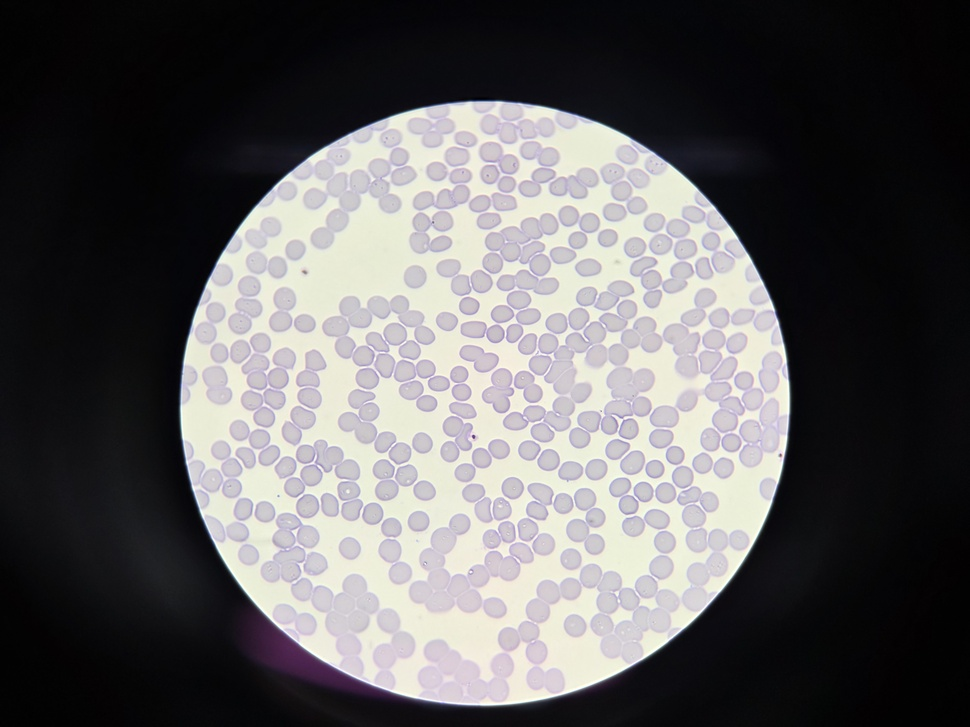
#> input picture Cell-Counting/Contour_method/sample_2.jpg, 970 x 727 px, shrunk from 4000 x 3000 before the run, found by its file name
$ python '개수세기_통합(kmeans-watershed)_hmap.py'
#> lines starting #> are read from the running program, lines starting #| are printed output that depends on the picture; after the words box and inside, x2 and y2 are one past the last pixel; in counts of white or black regions, pixels touching at a corner belong together
import cv2
import numpy as np
import matplotlib.pyplot as plt

# ===============================
# 0. 이미지 로드
# ===============================
img = cv2.imread("Cell-Counting\Contour_method\sample_2.jpg")
#> img is the input picture: shape (727, 970, 3); mean B, G, R 94.5, 93.7, 95.4
assert img is not None, "이미지를 불러올 수 없습니다."

orig = img.copy()

# ===============================
# 1. Grayscale
# ===============================
gray = cv2.cvtColor(img, cv2.COLOR_BGR2GRAY)

# ===============================
# 2. K-means (배경 / RBC 분리)
# ===============================
Z = gray.reshape((-1, 1)).astype(np.float32)

K = 2
criteria = (cv2.TERM_CRITERIA_EPS + cv2.TERM_CRITERIA_MAX_ITER, 10, 1.0)

_, labels, centers = cv2.kmeans(
    Z, K, None, criteria, 10, cv2.KMEANS_RANDOM_CENTERS
)
#> centers = [9.3, 216.5]

segmented = centers[labels.flatten()].reshape(gray.shape)
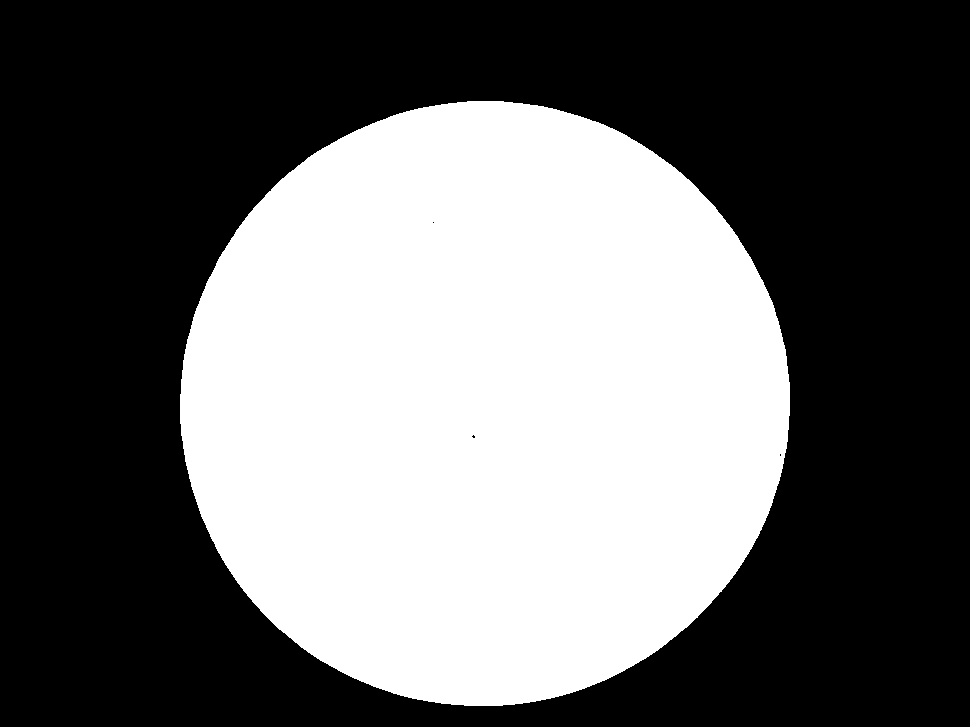
#> segmented: shape (727, 970) float32; values 9.3 (black) and 216.5 (white), 41% white; 1 white region, box (x1, y1, x2, y2) and area: (180, 101, 790, 706) 289128
segmented = segmented.astype(np.uint8)

# ===============================
# 3. Binary mask (적혈구 = 흰색)
# ===============================
_, binary = cv2.threshold(
    segmented, 0, 255, cv2.THRESH_BINARY_INV + cv2.THRESH_OTSU
)

# ===============================
# 3-1. Hole filling (적혈구 내부 구멍 제거 준비)
# ===============================
h, w = binary.shape
#> h = 727; w = 970
mask = np.zeros((h + 2, w + 2), np.uint8)

binary_filled = binary.copy()
mask = np.zeros((h + 2, w + 2), np.uint8)

# ===============================
# 4. Morphology + Contour 정제
# ===============================
kernel = np.ones((3, 3), np.uint8)
opening = cv2.morphologyEx(binary, cv2.MORPH_OPEN, kernel, iterations=2)
#> opening: shape (727, 970); 59% white; 1 black region, box (x1, y1, x2, y2) and area: (180, 101, 790, 706) 289137

binary_final = np.zeros_like(opening)
cnts, _ = cv2.findContours(opening, cv2.RETR_EXTERNAL, cv2.CHAIN_APPROX_SIMPLE)
#> cnts = [[[0, 0], [0, 726], [969, 726], [969, 0]]]
for cnt in cnts:
    if cv2.contourArea(cnt) > 30:
        cv2.drawContours(binary_final, [cnt], -1, 255, -1)
#> this loop made 1 pass
#> cnt on pass 1: [[0, 0], [0, 726], [969, 726], [969, 0]]
#> binary_final: shape (727, 970); every value is 255

# 테두리 전체를 seed로 flood fill
for x in range(w):
    cv2.floodFill(binary_filled, mask, (x, 0), 255)
    cv2.floodFill(binary_filled, mask, (x, h-1), 255)

for y in range(h):
    cv2.floodFill(binary_filled, mask, (0, y), 255)
    cv2.floodFill(binary_filled, mask, (w-1, y), 255)

binary_filled_inv = cv2.bitwise_not(binary_filled)
binary = binary | binary_filled_inv

# ===============================
# 4. Morphology (노이즈 제거)
# ===============================
kernel = np.ones((3, 3), np.uint8)

opening = cv2.morphologyEx(binary, cv2.MORPH_OPEN, kernel, iterations=2)
sure_bg = cv2.dilate(opening, kernel, iterations=2)

# ===============================
# 4-1. Contour-based hole filling (강제 채우기)
# ===============================
binary_filled = np.zeros_like(opening)

cnts, _ = cv2.findContours(
    opening, cv2.RETR_EXTERNAL, cv2.CHAIN_APPROX_SIMPLE
)

for cnt in cnts:
    area = cv2.contourArea(cnt)
    if area < 30:   # 기존 면적 필터와 맞추기
        continue
    cv2.drawContours(binary_filled, [cnt], -1, 255, -1)
#> this loop made 1 pass
#> (cnt, area) on pass 1: ([[0, 0], [0, 726], [969, 726], [969, 0]], 703494)

binary = binary_filled

# ===============================
# 5. Distance Transform
# ===============================
dist = cv2.distanceTransform(opening, cv2.DIST_L2, 5)
#> dist: shape (727, 970) float32; every value is 3.4e+38

# ===============================
# 6. Marker 생성
# ===============================
_, sure_fg = cv2.threshold(
    dist, 0.4 * dist.max(), 255, 0
)
#> sure_fg: shape (727, 970) float32; every value is 255
sure_fg = np.uint8(sure_fg)

unknown = cv2.subtract(sure_bg, sure_fg)
#> unknown: shape (727, 970); every value is 0

num_labels, markers = cv2.connectedComponents(sure_fg)
#> markers: shape (727, 970) int32; every value is 1
#> num_labels = 2
markers = markers + 1
#> markers: shape (727, 970) int32; every value is 2
markers[unknown == 255] = 0

# ===============================
# 7. Watershed
# ===============================
markers = cv2.watershed(img, markers)
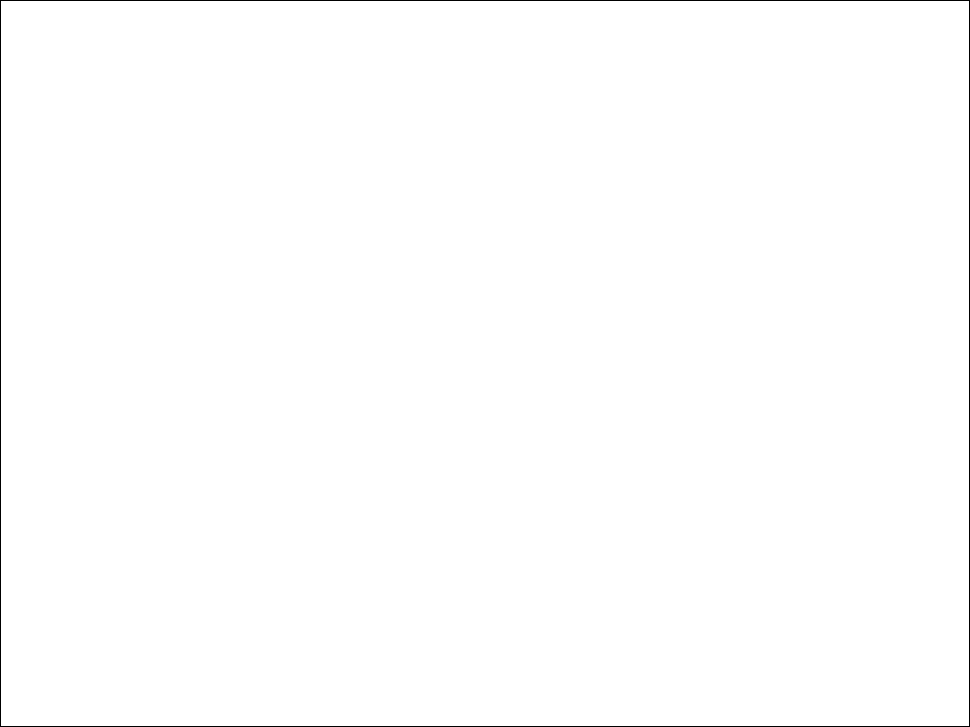
#> markers: shape (727, 970) int32; values -1 (black) and 2 (white), 99.5% white; black in thin lines or dots

# ===============================
# 8. Contour 분석 & 감염 판별
# ===============================
INFECTED_MEAN_THRESHOLD = 180

output = orig.copy()
rbc_count = 0
infected_count = 0
infected_rois = []

for label in np.unique(markers):
    if label <= 1:
        continue

    mask = np.zeros(gray.shape, dtype="uint8")
    mask[markers == label] = 255

    cnts, _ = cv2.findContours(mask, cv2.RETR_EXTERNAL, cv2.CHAIN_APPROX_SIMPLE)
    if not cnts:
        continue

    cnt = max(cnts, key=cv2.contourArea)
    area = cv2.contourArea(cnt)
    if area < 30:
        continue

    mean_intensity = cv2.mean(gray, mask=mask)[0]

    if mean_intensity <= INFECTED_MEAN_THRESHOLD:
        color = (255, 0, 0)   # infected
        infected_count += 1

        x, y, w, h = cv2.boundingRect(cnt)
        infected_rois.append(gray[y:y+h, x:x+w])
    else:
        color = (0, 255, 0)   # normal

    cv2.drawContours(output, [cnt], -1, color, 1)
    rbc_count += 1
#> this loop made 2 passes
#> (cnt, area, mean_intensity, color, infected_count, x, y, w) on pass 2: ([[1, 1], [1, 725], [968, 725], [968, 1]], 700108, 94.67, (255, 0, 0), 1, 1, 1, 968)
#> label on pass 1: -1
#> mask: shape (727, 970); 99.5% white; black in thin lines or dots
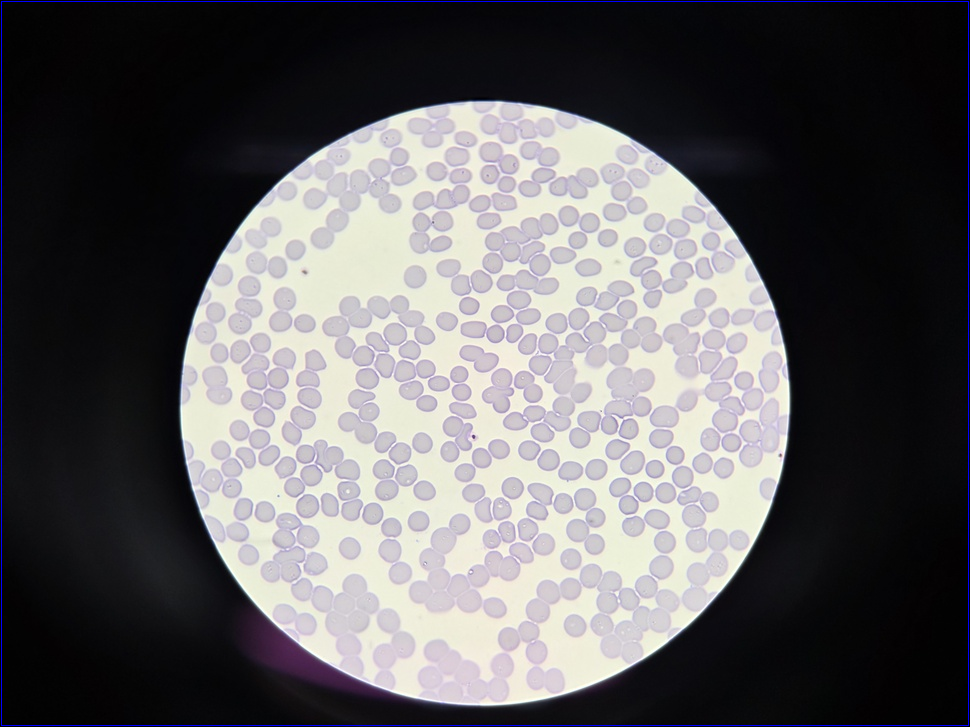
#> output: shape (727, 970, 3); 0.48% of pixels changed, all inside (x1, y1, x2, y2) = (1, 1, 969, 726)
#> after the loop, infected_count = 1; infected_rois = 1 item; rbc_count = 1

print(f"Total RBC: {rbc_count}")
#| Total RBC: 1
print(f"Infected RBC: {infected_count}")
#| Infected RBC: 1

# [1] 전체 분석 결과
fig, ax = plt.subplots(1, 2, figsize=(16, 8))
ax[0].imshow(cv2.cvtColor(output, cv2.COLOR_BGR2RGB))
ax[0].set_title(f"Detection: Total={rbc_count}, Infected={infected_count}")
ax[1].imshow(dist, cmap="jet")
ax[1].set_title("Distance Transform (Peaks)")
for a in ax: a.axis("off")
plt.tight_layout()
plt.show()
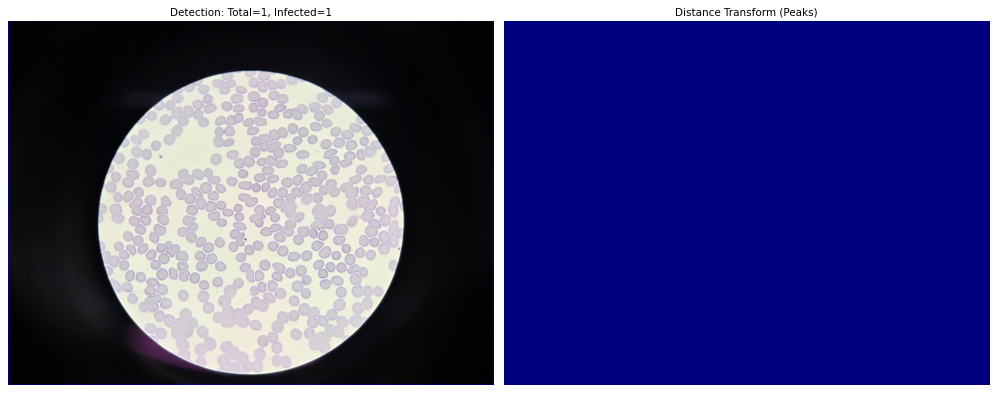
#> figure drawn by matplotlib, 2 panels

# ===============================
# 9. 감염 RBC 히트맵 시각화
# ===============================
if infected_rois:
    n_show = min(len(infected_rois), 6)
#> n_show = 1
    fig, ax = plt.subplots(2, n_show, figsize=(3 * n_show, 6))
    if n_show == 1: ax = ax.reshape(2, 1)

    # --- 핵심 설정 (이 값에 따라서 감염 패턴 검출할 수 있습니다.) ---
    DARK_CUT_OFF = 180
    # ----------------

    for i in range(n_show):
        # 1. 원본 그레이스케일 표시
        ax[0, i].imshow(infected_rois[i], cmap="gray")
        ax[0, i].set_title(f"Infected #{i+1}")

        # 2. 어두운 특이점 추출 (역전 없음)
        roi_target = infected_rois[i].copy()

        # 마스크 생성: DARK_CUT_OFF보다 밝은 부분은 제외
        mask = roi_target < DARK_CUT_OFF

        # 배경은 매우 밝게(255) 처리하거나, 혹은 0으로 두고 관심 영역만 유지
        # 여기서는 '어두운 점'을 강조하기 위해 나머지 영역을 255(흰색)로 채웁니다.
        roi_refined = np.full_like(roi_target, 255)
        roi_refined[mask] = roi_target[mask]

        # 3. 히트맵 시각화
        # 역전(255-)을 하지 않았으므로, 가장 어두운 점이 히트맵에서도 가장 낮은 값을 가집니다.
        im = ax[1, i].imshow(roi_refined, cmap="magma")
        ax[1, i].set_title(f"Infected Cell Pattern")
#> this loop made 1 pass
#> pass 1, `mask = roi_target < DARK_CUT_OFF`:
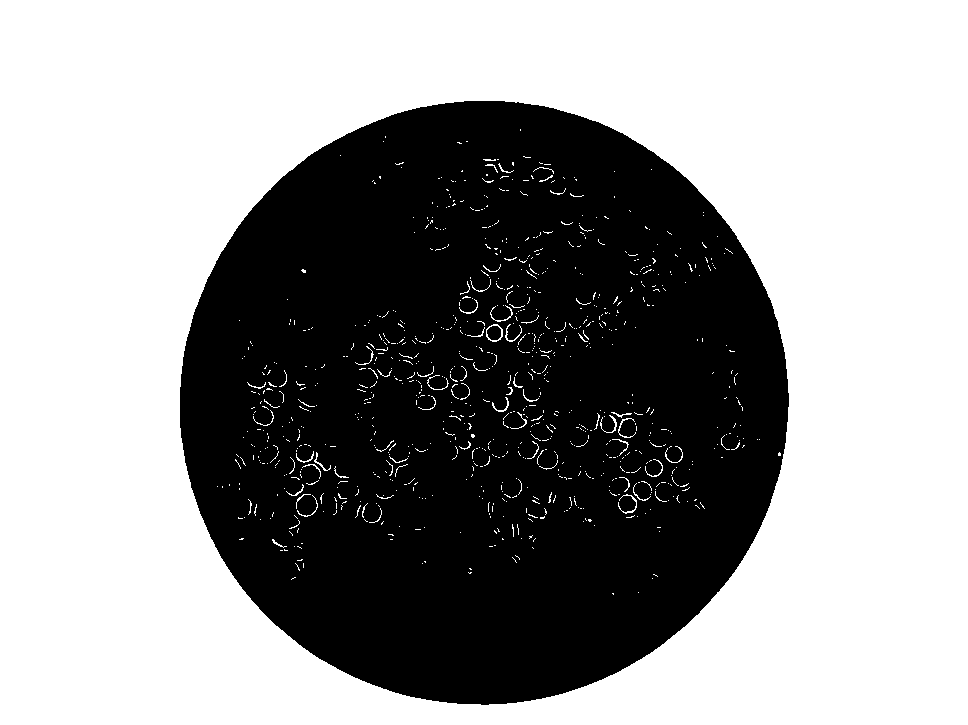
#> mask: shape (725, 968) bool; 59.8% white; 2 black regions, box (x1, y1, x2, y2) and area: (180, 101, 789, 705) 282163, (487, 326, 501, 340) 161
#> after the loop:
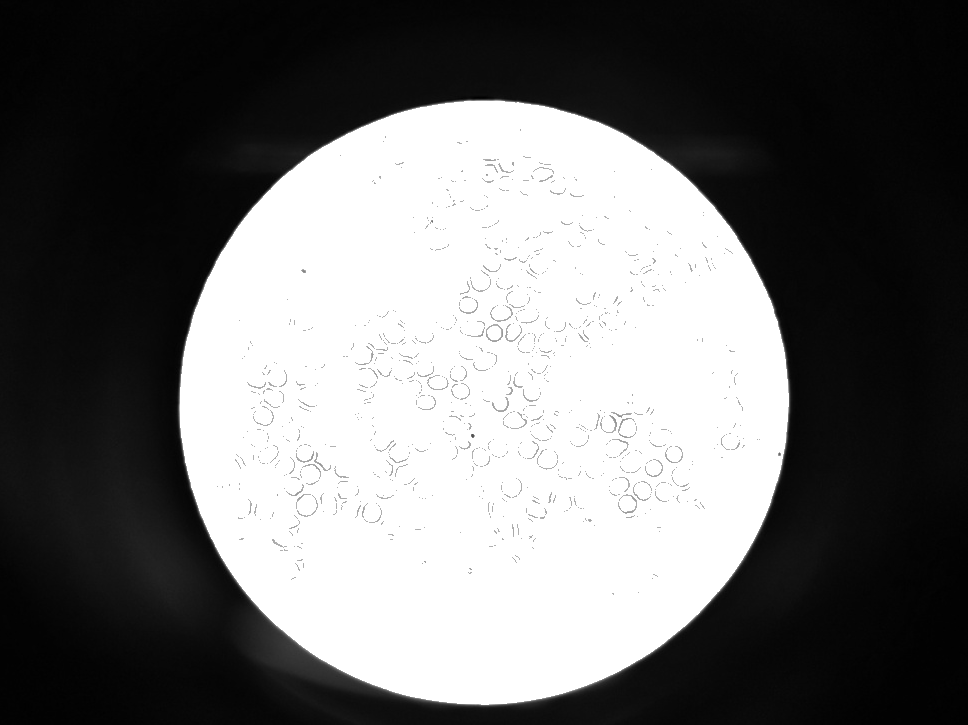
#> roi_refined: shape (725, 968); min 0, max 255, mean 109.7

    for a in ax.flatten():
        a.axis("off")
#> this loop made 2 passes

    plt.suptitle("Infected pattern", fontsize=16)
    plt.tight_layout()
    plt.show()
